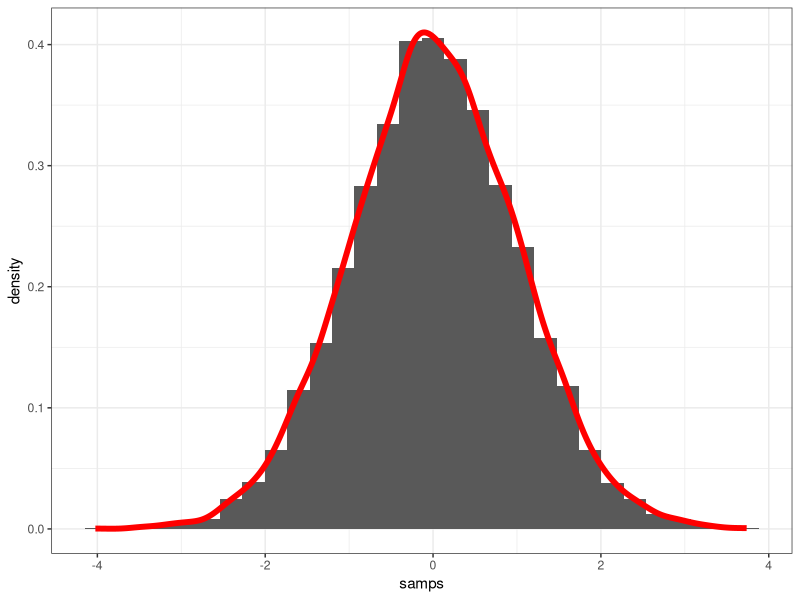
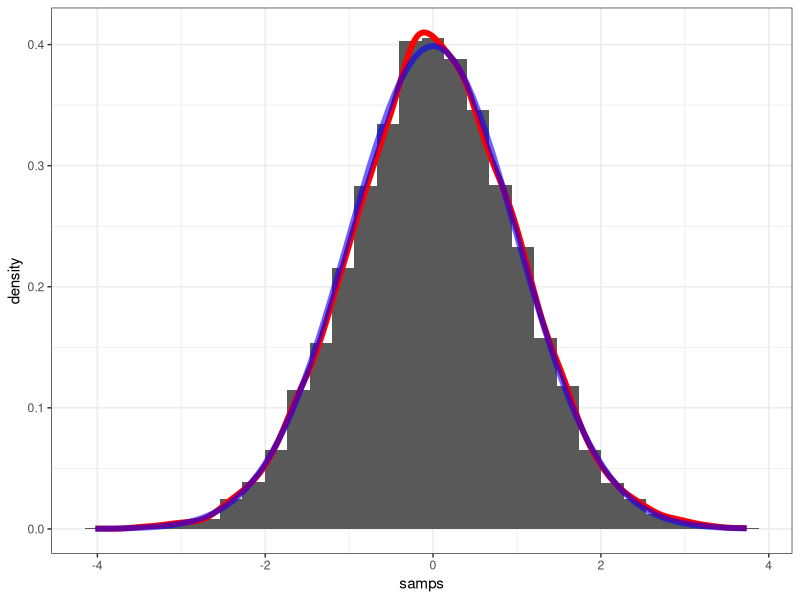
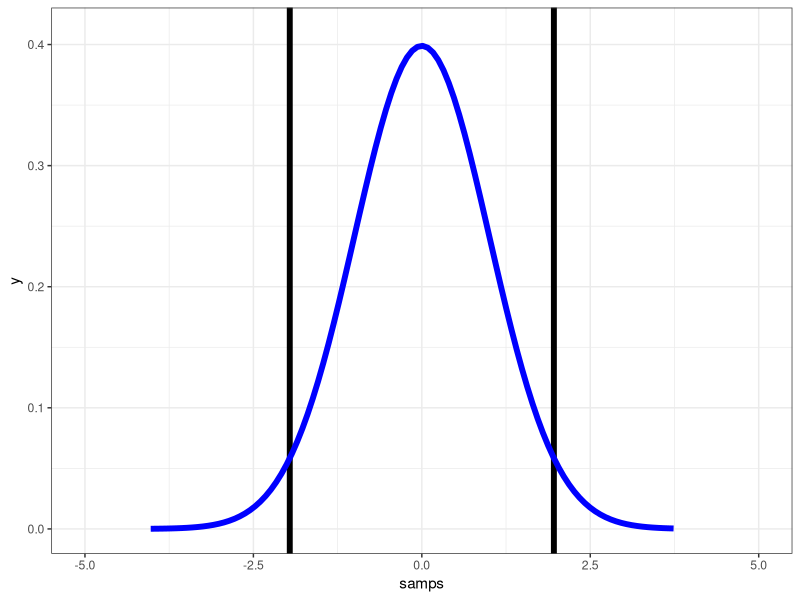
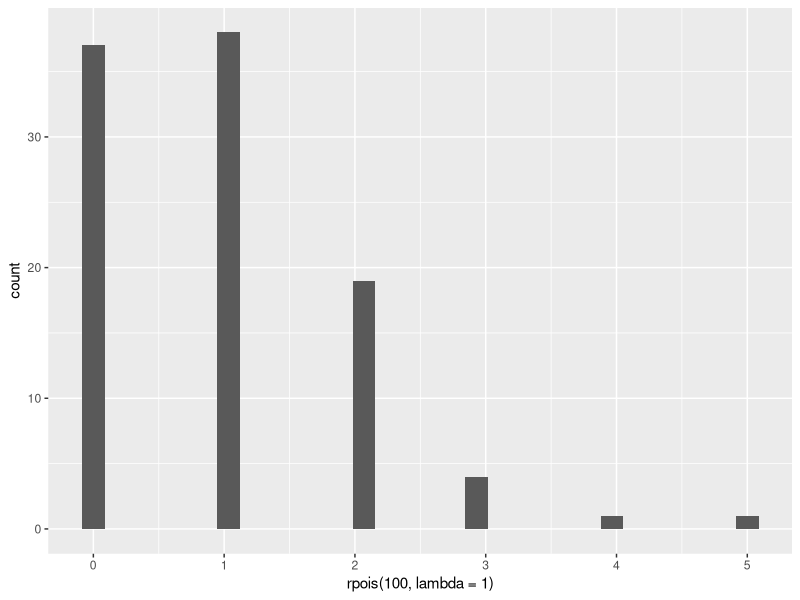
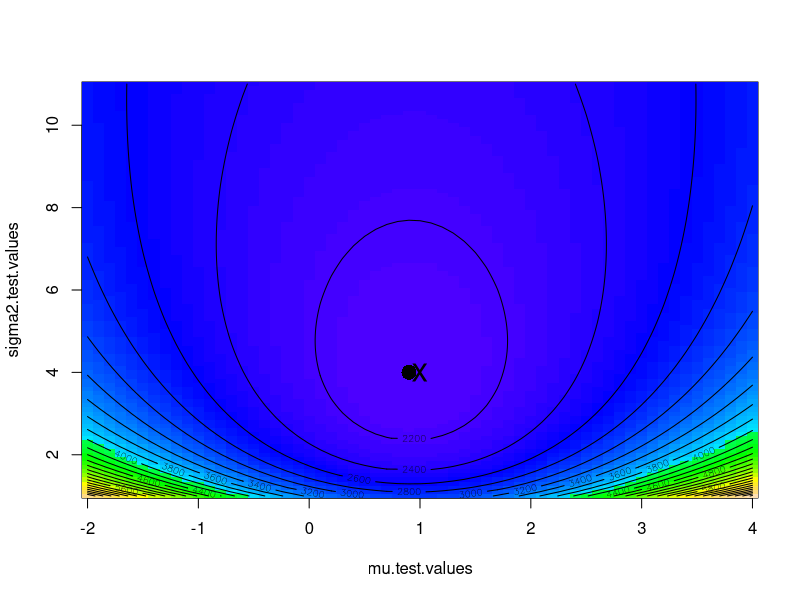
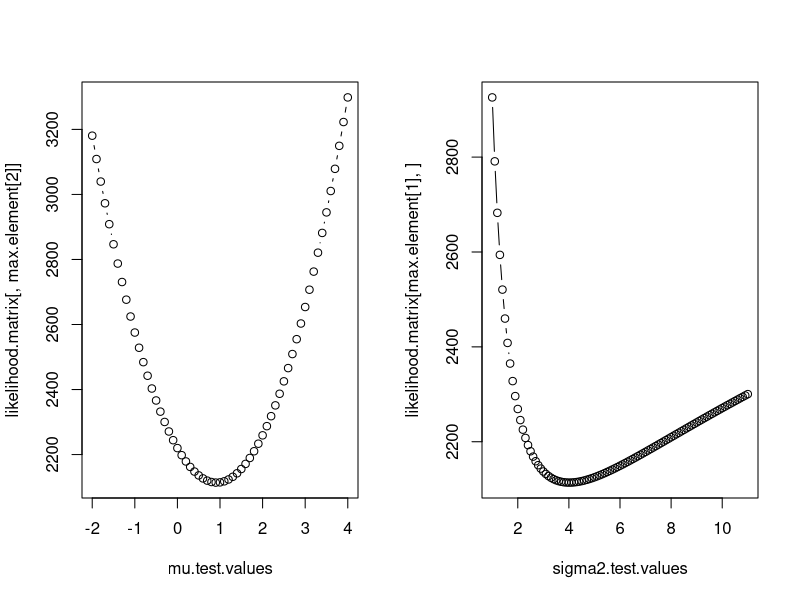

These figures' R source, in order:
## ---- chunk 1
stdnorm_samps <- data.frame( samps = rnorm(n = 10000, mean = 0, sd = 1) )

library(ggplot2)

ggplot(data = stdnorm_samps, aes(x = samps)) +
  geom_histogram( aes( y = ..density.. ) ) +
  geom_density(colour = "red", size = 2) + 
  theme_bw()
## ---- chunk 2
ggplot(data = stdnorm_samps, aes(x = samps)) +
  geom_histogram( aes( y = ..density.. ) ) +
  geom_density(colour = "red", size = 2) + 
  stat_function( fun = dnorm, colour = "blue", alpha = 0.6, size = 2) +
  theme_bw()
## ---- chunk 3
qnorm(.025)
qnorm(.975)
## ---- chunk 4
ggplot(data = stdnorm_samps, aes(x = samps)) +
  coord_cartesian(xlim = c(-5, 5), ylim = c(0, 0.41)) +
  geom_vline(xintercept = c(-1.96, 1.96), size = 2 ) +
  stat_function( fun = dnorm, colour = "blue", size = 2) +
  theme_bw()
## ---- chunk 5


## ---- chunk 6
ggplot(data = NULL) +
  geom_histogram(aes(x = rpois(100, lambda = 1)))
## ---- chunk 7

## ---- chunk 8

## ---- chunk 9
neg.ll <- function(x, mu, sigma2) {
    sum(0.5 * log(2 * pi * sigma2) + 0.5 * ((x - mu)^2)/sigma2)
}
## ---- chunk 10
x <- rnorm(1000, mean = 1, sd = 2)
mu.test.values <- seq(-2, 4, 0.1)
sigma2.test.values <- seq(1, 11, 0.1)
## ---- chunk 11
likelihood.matrix <- matrix(nrow = length(mu.test.values), ncol = length(sigma2.test.values))
## ---- chunk 12
for (i in 1:length(mu.test.values)) {
    for (j in 1:length(sigma2.test.values)) {
        likelihood.matrix[i, j] <- neg.ll(x, mu.test.values[i], sigma2.test.values[j])
    }
}
## ---- chunk 13
image(mu.test.values, sigma2.test.values, likelihood.matrix, col = topo.colors(100))
contour(mu.test.values, sigma2.test.values, likelihood.matrix, nlevels = 30, 
    add = T)

max.element <- which(likelihood.matrix == min(likelihood.matrix), arr.ind = T)
points(mu.test.values[max.element[1]], sigma2.test.values[max.element[2]], pch = 16, 
    cex = 2)
points(1, 4, pch = "x", cex = 2)
## ---- chunk 14
par(mfrow = c(1, 2))
plot(mu.test.values, likelihood.matrix[, max.element[2]], typ = "b")
plot(sigma2.test.values, likelihood.matrix[max.element[1], ], typ = "b")
## ---- chunk 15
neg.ll.v2 <- function(x, params) {
    mu = params[1]
    sigma = params[2]
    -sum(dnorm(x, mean = mu, sd = sigma, log = TRUE))
}
## ---- chunk 16
opt1 <- optim(par = c(1, 1), fn = neg.ll.v2, x = x)
opt1
## ---- chunk 17
library(MASS)
fitdistr(x, "normal")
